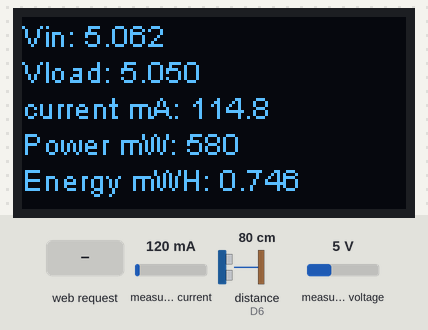
The program below on a simulated ESP8266 (Wemos D1 mini). Parts: 128×64 one-colour display. Wiring (inferred from the names in the program): range finder with pulse-width output: data D6; INA219 current sensor at I2C address 0x40. Inputs (shaded band) come from the test bench; at power-on: distance to the obstacle (sensor on D6) 80 cm, measured current 120 mA, measured voltage 5 V. WiFi joins after 1.5 s; servers stay silent unless stated; storage starts empty; what the program prints to the serial monitor is not drawn.

Above: at 4.8 s.
4.9 s: distance to the obstacle (sensor on D6) set to 250 cm
At 6.1 s:
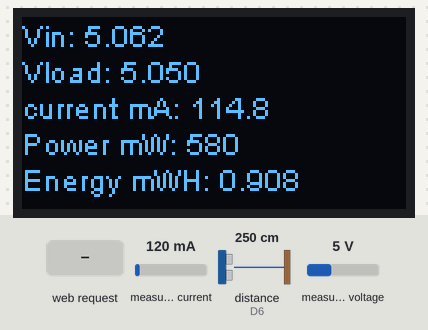
7.7 s: HTTP request GET /delete received
At 9.6 s:
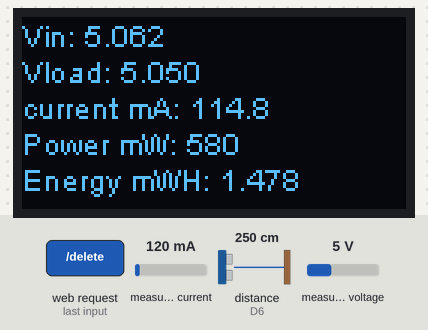
10.7 s: measured current set to 40 mA
At 12.7 s:
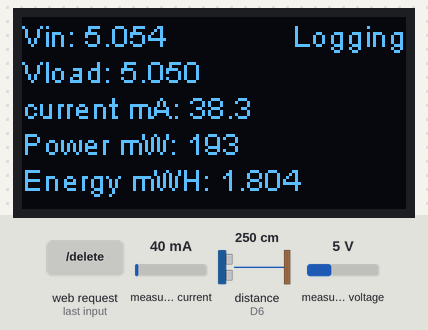
13.7 s: distance to the obstacle (sensor on D6) set to 4 cm
At 14.2 s:
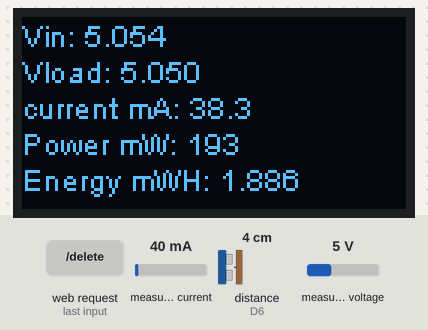
15.3 s: measured voltage set to 0.3 V
At 17.2 s:
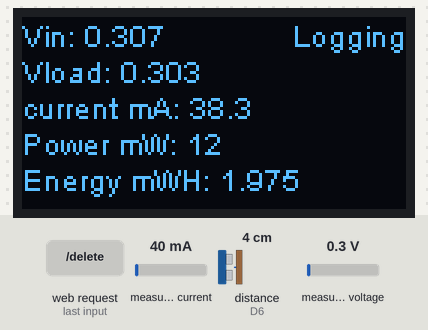
17.3 s: distance to the obstacle (sensor on D6) set to 18 cm
At 17.54 s:
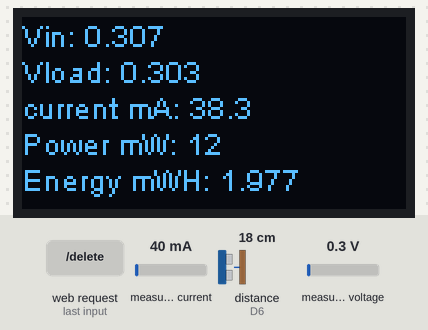
Timing chart, 0 to 19.9 s (numbered marks = the images above; inputs shaded):
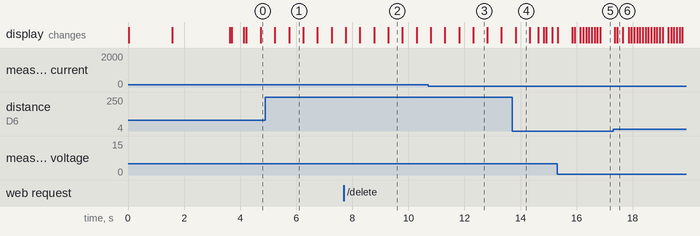

Measured:
- after the input at 13.7 s, the display: changes after 0.12 s (image 4)
- what the display in image 2 shows lasts 0.5 s, from 9.3 s to 9.8 s

The program:

main.cpp
```cpp
/*
Connects to WiFi using MULTI to allow connection to either Kercem2 or workshop
Hardware debounce with interrupts on falling and rising to detect press and release.
Time pressed counted and short / long press decoded.
Reads INA219 each time round LOOP.
Modified 30th September 2019
    - completely restructured
    - directly accessing INA219 - no library
    - calibrated
ToDo:
   -
   -
Author: Robin Harris
Date: 3-10-2019
*/

#include <Arduino.h>
#include <ESP8266WiFi.h>
#include <ESP8266WiFiMulti.h>
#include <SSD1306.h>
#include <OLEDDisplayUi.h>
#include <ESP8266WebServer.h>
#include <ESP8266mDNS.h>
#include <WiFiClient.h>
#include <FS.h>
#include "font.h"

#define Addr_INA219 0x40

ESP8266WiFiMulti wifiConnection;
ESP8266WebServer server(80);

// Initialize the OLED display using Wire library
SSD1306Wire display(0x3c, D3, D4);
OLEDDisplayUi ui(&display);

// Global variables
unsigned long wifiTimeoutDelay = 3000;   // milliseconds to wait for a connection before aborting
volatile unsigned long buttonDownMillis; // start of buttonDown period
volatile unsigned long buttonUpMillis;   // end of buttonDown period
volatile bool buttonState = false;       // false = up, true = down
bool oldButtonState = false;
// global variables ready for display
float displayBusVoltage = 0; // voltage after the shunt resistor
float displayCurrent_mA = 0;
float displaySupplyVoltage = 0; // voltage of the supply
float displayPower_mW = 0;
float displayEnergy_mWH = 0;
char displayString[100]; // holds string ready to display
const unsigned long displayInterval = 500; // mS between OLED updates
// logging
String logFile;
bool loggingActive = false;
const int loggingInterval[] = {500, 1000, 5000, 10000, 30000, 60000, 300000, 600000}; // mS between log updates
const int numberOfIntervals = sizeof(loggingInterval) / sizeof(loggingInterval[0]);
byte loggingIntervalIndex = 0;
unsigned long fileUpdateInterval = loggingInterval[0];
// pin to monitor the button
const byte interruptPin = 12; //GPIO12 = D6 GPIO05 = D1
// ++++++++++++++++++++++++++++++++++++++++++++++++++++++++++
// INA219 Configuration
#define Addr_INA219 0x40 // INA219 I2C Address
int16_t configRegister = 0x00;
const uint16_t config_INA219 = 0x119f;
const uint16_t cal_INA219 = 9800; // set by measuring shunt current and adjusting this to match DM
const uint32_t currentDivider = 25;
const float powerMultiplier = 0.8;
// ++++++++++++++++++++++++++++++++++++++++++++++++++++++++++

// end globals

//prototype function definitions
void handleDisplayData(float, float, float, float);
void handleFileData(float, float, float, float);
void printDirectory();
void deleteFile();
bool loadFromSpiffs(String path);
void handleOther();
String updateFileName();
void ICACHE_RAM_ATTR ReleaseButton();
// end prototype functions

// frame 1 on ui
void running(OLEDDisplay *display, OLEDDisplayUiState *state, int16_t x, int16_t y)
{
    display->setTextAlignment(TEXT_ALIGN_LEFT);
    display->setFont(ArialMT_Plain_10);
    display->clear();
    display->drawString(0 + x, 0 + y, "Vin: " + String(displaySupplyVoltage, 3));
    display->drawString(0 + x, 12 + y, "Vload: " + String(displayBusVoltage, 3));
    display->drawString(0 + x, 24 + y, "current mA: " + String(displayCurrent_mA, 1));
    display->drawString(0 + x, 36 + y, "Power mW: " + String(displayPower_mW, 0));
    display->drawString(0 + x, 48 + y, "Energy mWH: " + String(displayEnergy_mWH, 3));
}

// frame 2 on ui
void menu(OLEDDisplay *display, OLEDDisplayUiState *state, int16_t x, int16_t y)
{
    display->setTextAlignment(TEXT_ALIGN_LEFT);
    display->clear();
    display->setFont(Arimo_Bold_16);
    if (loggingInterval[loggingIntervalIndex] < 1000)
    {
        display->drawString(20 + x, 24 + y, String(loggingInterval[loggingIntervalIndex]) + " mS");
    }
    else
    {
        display->drawString(20 + x, 24 + y, String(loggingInterval[loggingIntervalIndex]/1000) + " S");
    }
}

// indicator when logging is running
void overlayLogging(OLEDDisplay *display, OLEDDisplayUiState *state)
{
    display->setTextAlignment(TEXT_ALIGN_RIGHT);
    display->setFont(ArialMT_Plain_10);
    if (loggingActive)
    {
        display->drawString(128, 0, "Logging");
    }
    else
    {
        display->drawString(128, 0, "       ");
    }
}

FrameCallback frames[] = {running, menu};
OverlayCallback overlays[] = {overlayLogging};
int overlaysCount = 1;
int framesCount = 2;

// The ISR - notice the attribute ICACHE_RAM_ATTR must be used as it is held in IRAM
// This ISR deals with a button press
void ICACHE_RAM_ATTR PushButton()
{
    buttonState = true;
    buttonDownMillis = millis();
    detachInterrupt(digitalPinToInterrupt(interruptPin));
    attachInterrupt(digitalPinToInterrupt(interruptPin), ReleaseButton, RISING);
}

// The ISR - notice the attribure ICACHE_RAM_ATTR must be used as it is held in IRAM
// This ISR deals with a button release
void ICACHE_RAM_ATTR ReleaseButton()
{
    buttonState = false;
    buttonUpMillis = millis();
    detachInterrupt(digitalPinToInterrupt(interruptPin));
    attachInterrupt(digitalPinToInterrupt(interruptPin), PushButton, FALLING);
}

void setup()
{
    // start a serial monitor
    Serial.begin(115200);
    delay(10);

    // ++++++++++++++++++++++++++++++++++++++++++++++++++++++++++
    // display and ui stuff
    ui.setTargetFPS(10);
    ui.disableAllIndicators();
    ui.setFrameAnimation(SLIDE_LEFT);
    ui.setFrames(frames, framesCount);
    ui.setOverlays(overlays, overlaysCount);
    ui.disableAutoTransition();

    display.init();
    display.clear();
    display.setTextAlignment(TEXT_ALIGN_LEFT);
    display.setFont(ArialMT_Plain_10);
    display.drawString(0, 20, "Connecting to WiFi");
    display.display();
    // ++++++++++++++++++++++++++++++++++++++++++++++++++++++++++

    wifiConnection.addAP("Kercem2", "E0E3106433F4");
    wifiConnection.addAP("workshop", "workshop");

    // try to make a wifi connection with a timeout in case we are out of range
    unsigned long startConnectionMillis = millis();
    while (wifiConnection.run() != WL_CONNECTED && (millis() < startConnectionMillis + wifiTimeoutDelay))
    {
        Serial.print(".");
        delay(500);
    }
    if (WiFi.status() != WL_CONNECTED)
    {
        display.drawString(0, 20, "No wifi connection found");
        display.display();
    }
    else
    {
        sprintf(displayString, "\nConnected to %s\n\n", WiFi.SSID().c_str());
        display.clear();
        display.drawString(0, 20, displayString);

        // Print the IP address
        sprintf(displayString, "\nIP address: %s\n\n", WiFi.localIP().toString().c_str());
        display.drawString(0, 40, displayString);
        display.display();
    }

    // set up button pin and interrupt
    pinMode(interruptPin, INPUT);
    attachInterrupt(digitalPinToInterrupt(interruptPin), PushButton, FALLING);

    // server callbacks
    server.on("/list", HTTP_GET, printDirectory);
    server.on("/delete", HTTP_GET, deleteFile);
    server.on("/", HTTP_GET, printDirectory);
    server.onNotFound(handleOther);

    // set up MDNS if we have a wifi connection
    if (WiFi.status() == WL_CONNECTED)
    {
        MDNS.begin("cv");
        server.begin();
    }

    //set up SPIFFS
    SPIFFS.begin();

    delay(2000); // time to read IP address

    ui.init();   // start the ui
    // now read the old filename and increment it
    logFile = updateFileName();

    // ++++++++++++++++++++++++++++++++++++++++++++++++++++++++++
    // Set up INA219 and configure
    // Write config register 0x00
    Wire.beginTransmission(Addr_INA219);
    Wire.write(0x00);
    Wire.write((config_INA219 >> 8) & 0xFF); // Upper 8-bits
    Wire.write(config_INA219 & 0xFF);        // Lower 8-bits
    Wire.endTransmission();
    // Write calibration register 0x05
    Wire.beginTransmission(Addr_INA219);
    Wire.write(0x05);
    Wire.write((cal_INA219 >> 8) & 0xFF); // Upper 8-bits
    Wire.write(cal_INA219 & 0xFF);        // Lower 8-bits
    Wire.endTransmission();
    // ++++++++++++++++++++++++++++++++++++++++++++++++++++++++++
}

void loop()
{
    static float shuntVoltage = 0; // voltage across the shunt resistor
    static float busVoltage = 0;   // voltage after the shunt resistor
    static float current_mA = 0;
    static float energy_mWH = 0;
    static unsigned long previousLoopMillis = 0;
    static bool menuMode = false; // false = running
    static unsigned long pushDuration;
    static int totalShort = 0;
    static int totalLong = 0;
    ui.update();
    // button goes from up to down
    if (oldButtonState == false && buttonState == true)
    {
        oldButtonState = true;
    }
    // button goes from down (true) to false take action
    if (oldButtonState == true && buttonState == false)
    {
        pushDuration = buttonUpMillis - buttonDownMillis;
        oldButtonState = false;

        // deal with short pushes
        if (pushDuration < 400 && !menuMode)
        {
            totalShort++;
            loggingActive = !loggingActive;
        }

        else if (pushDuration < 400 && menuMode)
        {
            loggingIntervalIndex = (loggingIntervalIndex + 1) % numberOfIntervals;
        }

        // deal with long pushes
        else if (pushDuration >= 400 && !menuMode)
        {
            menuMode = true;
            loggingActive = false;
            ui.switchToFrame(1);
            totalLong++;
        }
        else if (pushDuration >= 400 && menuMode)
        {
            ui.switchToFrame(0);
            menuMode = false;
            totalLong++;
            fileUpdateInterval = (loggingInterval[loggingIntervalIndex]);
        }
    }

    // handle client requests amd MDNS if we have a WiFi connection
    if (WiFi.status() == WL_CONNECTED)
    {
        MDNS.update();
        server.handleClient();
    }

    // get the latest values from the ina219
    unsigned long millisNow = millis();
    // get shunt voltage
    Wire.beginTransmission(Addr_INA219);
    Wire.write(0x01);
    Wire.endTransmission();
    Wire.requestFrom(Addr_INA219, 2);
    uint16_t shuntVoltage_raw = Wire.read() << 8 | Wire.read();
    shuntVoltage = (float)shuntVoltage_raw * 0.01;
    // get bus voltage
    Wire.beginTransmission(Addr_INA219);
    Wire.write(0x02);
    Wire.endTransmission();
    Wire.requestFrom(Addr_INA219, 2);
    uint16_t busVoltage_raw = Wire.read() << 8 | Wire.read();
    busVoltage = (float)(busVoltage_raw >> 3) * 0.00404; // set empiracally to make INA219 same as DM
    // get current
    Wire.beginTransmission(Addr_INA219);
    Wire.write(0x04);
    Wire.endTransmission();
    Wire.requestFrom(Addr_INA219, 2);
    uint16_t current_raw = Wire.read() << 8 | Wire.read();
    current_mA = (float)current_raw / currentDivider;
    energy_mWH += busVoltage * current_mA * (millisNow - previousLoopMillis) / 3600000;
    previousLoopMillis = millisNow;
    handleDisplayData(shuntVoltage, busVoltage, current_mA, energy_mWH);
    handleFileData(shuntVoltage, busVoltage, current_mA, energy_mWH);
}

void handleDisplayData(float shuntVoltage, float busVoltage, float current, float energy)
{
    static float cumShuntVoltage = 0;
    static float cumBusVoltage = 0;
    static float cumCurrent = 0;
    static int numberOfReadings = 0;
    unsigned long millisNow;
    static unsigned long previousMillis = 0;

    millisNow = millis();
    cumShuntVoltage += shuntVoltage;
    cumBusVoltage += busVoltage;
    cumCurrent += current;
    numberOfReadings++;

    // average for the interval is copied to global variables for display
    if ((millisNow - previousMillis) > displayInterval)
    {
        displaySupplyVoltage = (cumBusVoltage + (cumShuntVoltage / 1000)) / numberOfReadings;
        displayCurrent_mA = cumCurrent / numberOfReadings;
        displayBusVoltage = cumBusVoltage / numberOfReadings;
        displayPower_mW = displayBusVoltage * displayCurrent_mA;
        displayEnergy_mWH = energy;
        previousMillis = millisNow;
        numberOfReadings = 0;
        cumBusVoltage = 0;
        cumCurrent = 0;
        cumShuntVoltage = 0;
    }
}

void handleFileData(float shuntVoltage, float busVoltage, float current, float energy)
{
    static float cumShuntVoltage = 0;
    static float cumBusVoltage = 0;
    static float cumCurrent = 0;
    static int numberOfReadings = 0;
    unsigned long millisNow;
    static unsigned long previousMillis = 0;
    float aveShuntVoltage = 0;
    float aveBusVoltage = 0;
    float aveCurrent = 0;

    millisNow = millis();
    cumShuntVoltage += shuntVoltage;
    cumBusVoltage += busVoltage;
    cumCurrent += current;
    numberOfReadings++;

    // average for the interval is written to the file
    if ((millisNow - previousMillis) > fileUpdateInterval)
    {
        File cvLogFile;
        // if logging is not active reset cumulatives and previousMillis then just return
        if (!loggingActive)
        {
            previousMillis = millisNow;
            numberOfReadings = 0;
            cumBusVoltage = 0;
            cumCurrent = 0;
            cumShuntVoltage = 0;
            return;
        }
        aveBusVoltage = cumBusVoltage / numberOfReadings;
        aveShuntVoltage = cumShuntVoltage / numberOfReadings;
        aveCurrent = cumCurrent / numberOfReadings;
        String lineToOutput = String(millisNow);
        lineToOutput += ",";
        lineToOutput += String((aveBusVoltage + (aveShuntVoltage / 100)), 3);
        lineToOutput += ",";
        lineToOutput += String(aveBusVoltage, 3);
        lineToOutput += ",";
        lineToOutput += String(aveCurrent, 1);
        lineToOutput += ",";
        lineToOutput += String((aveBusVoltage * aveCurrent ), 0);
        lineToOutput += ",";
        lineToOutput += String(energy, 3);
        cvLogFile = SPIFFS.open(logFile, "a");
        if (cvLogFile)
        {
            cvLogFile.println(lineToOutput);
            cvLogFile.close();
        }
        previousMillis = millisNow;
        numberOfReadings = 0;
        cumBusVoltage = 0;
        cumCurrent = 0;
        cumShuntVoltage = 0;
    }
}

void printDirectory()
{
    String content = "";
    String path = "";
    Dir dir = SPIFFS.openDir(path);
    while (dir.next())
    {
        content += (dir.fileName());
        content += "    ";
        File f = dir.openFile("r");
        content += (f.size());
        content += "\n";
        f.close();
    }
    server.setContentLength(CONTENT_LENGTH_UNKNOWN);
    server.send(200, "text/plain", "");
    server.sendContent(content);
}

bool loadFromSpiffs(String path)
{
    String dataType = "text/plain";
    if (path.endsWith("/"))
    {
        printDirectory(); //this is where index.htm is created
        return true;
    }
    if (path.endsWith(".src"))
        path = path.substring(0, path.lastIndexOf("."));
    else if (path.endsWith(".htm"))
        dataType = "text/html";
    else if (path.endsWith(".css"))
        dataType = "text/css";
    else if (path.endsWith(".js"))
        dataType = "application/javascript";
    else if (path.endsWith(".png"))
        dataType = "image/png";
    else if (path.endsWith(".gif"))
        dataType = "image/gif";
    else if (path.endsWith(".jpg"))
        dataType = "image/jpeg";
    else if (path.endsWith(".ico"))
        dataType = "image/x-icon";
    else if (path.endsWith(".xml"))
        dataType = "text/xml";
    else if (path.endsWith(".pdf"))
        dataType = "application/pdf";
    else if (path.endsWith(".zip"))
        dataType = "application/zip";
    else if (path.endsWith(".csv"))
        dataType = "application/octet-stream";

    File dataFile = SPIFFS.open(path.c_str(), "r"); //open file to read
    if (!dataFile)                                  //unsuccesful open?
    {
        Serial.print("Don't know this as a command and it's not a file in SPIFFS : ");
        Serial.println(path);
        return false;
    }

    if (server.streamFile(dataFile, dataType) != dataFile.size())
    {
    } //a lot happening here...
    dataFile.close();
    return true;
}

void deleteFile()
{
    Serial.print("Argument received: ");
    String fileToDelete = server.arg(0);
    Serial.println(fileToDelete);

    if (SPIFFS.exists(fileToDelete))
    {
        Serial.println("Found it");
        SPIFFS.remove(fileToDelete);
    }
    else
    {
        Serial.println("Does not exist");
    }
    printDirectory();
}

void handleOther()
{
    Serial.println(server.uri()); // let's see what we are asked for
    if (loadFromSpiffs(server.uri().substring(1)))
        return; //gotcha - it's a file in SPIFFS

    String message = "Not Found\n\n"; //or not...
    message += "URI: ";               //make a 404 response
    message += server.uri();
    message += "\nMethod: ";
    message += (server.method() == HTTP_GET) ? "GET" : "POST";
    message += "\nArguments: ";
    message += server.args();
    message += "\n";
    for (uint8_t i = 0; i < server.args(); i++)
    {
        message += " NAME:" + server.argName(i) + "\n VALUE:" + server.arg(i) + "\n";
    }
    printDirectory();
    // server.send(404, "text/plain", message);
}

String updateFileName()
{
    String oldFileName;
    File file = SPIFFS.open("nameForFile.txt", "r");
    oldFileName = file.readStringUntil('.');
    file.close();
    String newFileName = String((oldFileName.toInt()) + 1);
    // go back to 1 when 99 is reached
    if (newFileName.toInt() > 99)
    {
        newFileName = 1;
    }
    newFileName += ".csv";

    file = SPIFFS.open("nameForFile.txt", "w");
    file.println(newFileName);
    file.close();

    return newFileName;
}
```

Source omitted: font.h (data table, 59990 bytes)
